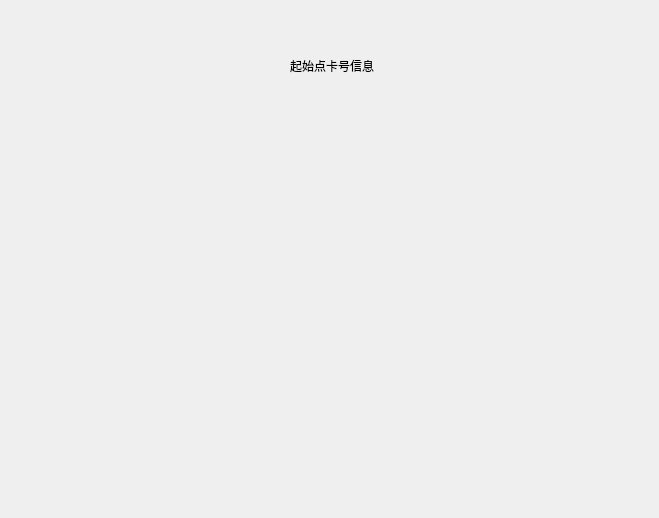
<?xml version="1.0" encoding="UTF-8"?>
<ui version="4.0">
 <class>StartLocation</class>
 <widget class="QWidget" name="StartLocation">
  <property name="geometry">
   <rect>
    <x>0</x>
    <y>0</y>
    <width>659</width>
    <height>518</height>
   </rect>
  </property>
  <property name="windowTitle">
   <string>Form</string>
  </property>
  <widget class="QLabel" name="lable">
   <property name="geometry">
    <rect>
     <x>290</x>
     <y>30</y>
     <width>181</width>
     <height>71</height>
    </rect>
   </property>
   <property name="text">
    <string>起始点卡号信息</string>
   </property>
  </widget>
 </widget>
 <resources/>
 <connections/>
</ui>
